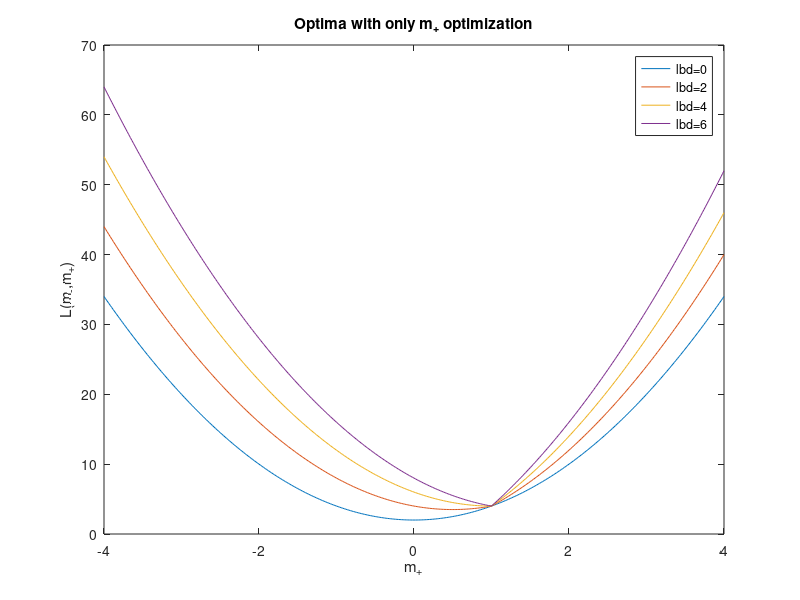

This chart was generated by the following MATLAB code: (Note: this script raises an error after producing the figure.)
%% Initialization
clear all; close all; clc
%% Assignment 1
% Question 1a
% parameter
m_nag = 1;
x1 = -1;
x2 = 1;
m_pos = -4:.02:4;
m_zero = -4:.02:4;
m_one = -16:.02:16;
lbd = [0 2 4 6];
m = zeros(1,4);
m_gra = zeros(1,4);
FX = zeros(4,401);
% FY = zeros(1,401);
co_x = zeros(1,4);
co_gra_x = zeros(1,4);
co_gra_y = zeros(1,4);
% calculation
for i = 1:1:4
L = (x1-m_pos).^2+ (x2-m_pos).^2+lbd(i)*abs(m_nag-m_pos);
FX(i,:) = gradient(L);
[m_gra(i),ind_gra] = min(abs(FX(i,:)));
co_gra_x(i) = m_pos(ind_gra);
co_gra_y(i) = L(ind_gra);
[m(i),ind] = min(L);
co_x(i) = m_pos(ind);
plot(m_pos,L);
hold on;
end

legend ('lbd=0','lbd=2','lbd=4', 'lbd=6');
xlabel ('m_+')
ylabel ('L(m_-,m_+)');
title ('Optima with only m_+ optimization');
%% ======================= Question 3: Experimenting =======================
data = load('optdigitsubset.txt');
num = length(data);
X = data((1:num),:);
class0 = X((1:554),:);
class1 = X((555:end),:);
mp = meanValue(class0);
mn = meanValue(class1);
for n = 1:3
    switch n
        case 1
            lambda = 0;
            L1 = lossFunction(mp,mn,X,lambda);
        case 2
            lambda = 10^3;
            L2 = lossFunction(mp,mn,X,lambda);
        otherwise
            lambda = 10^6;
            L3 = lossFunction(mp,m_nag,X,lambda);
    end
end

%% Question 3c
% mp
img = reshape(mp,[8,8]);
img=transpose(img);
img = mat2gray(img);
figure
imshow(img,'InitialMagnification','fit'); %fit the screen
% mn
img = reshape(mn,[8,8]);
img=transpose(img);
img = mat2gray(img);
figure
imshow(img,'InitialMagnification','fit'); %fit the screen